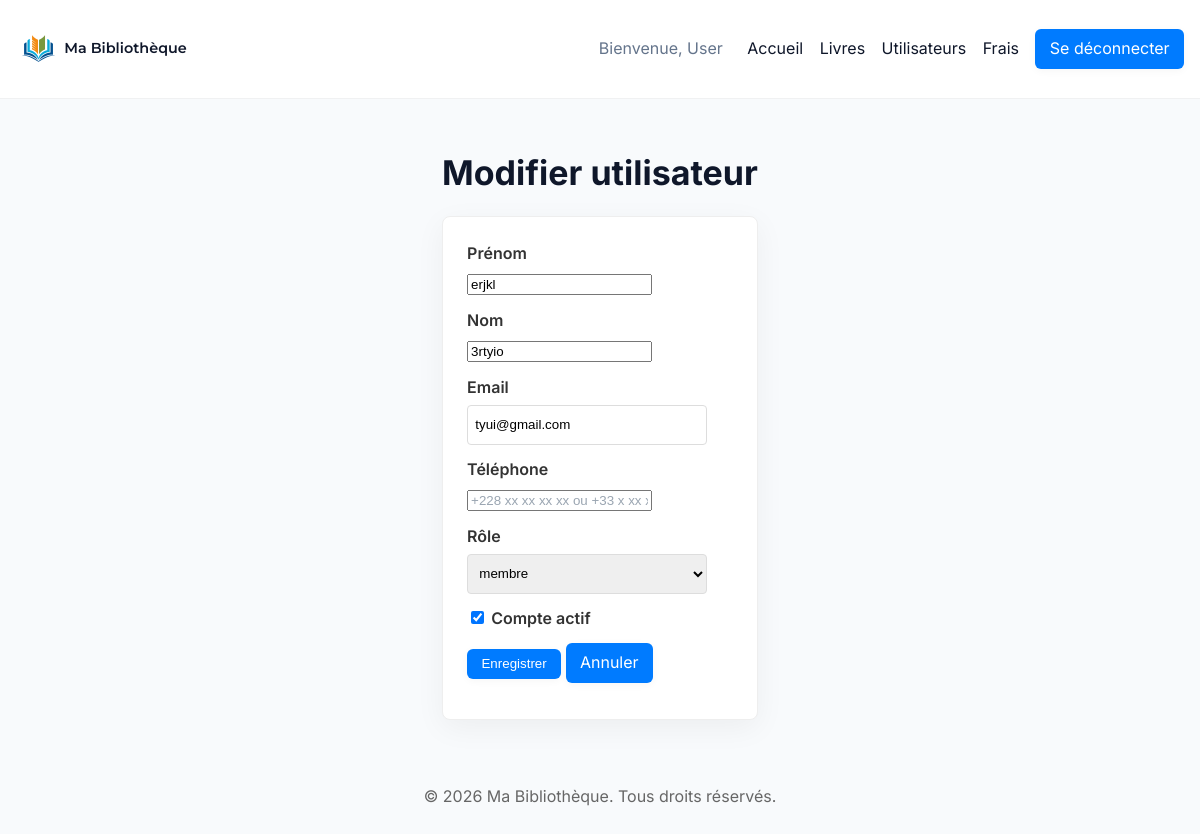
The page /ma_bibliotheque/admin/utilisateurs/modifier.php?id=7 (signed in) on the database its author committed.
### tables this page shows
CREATE TABLE `utilisateurs` (
  `utilisateur_id` int(11) NOT NULL,
  `role_id` int(11) NOT NULL,
  `prenom` varchar(100) NOT NULL,
  `nom` varchar(100) NOT NULL,
  `email` varchar(150) NOT NULL,
  `mot_de_passe_hash` varchar(255) NOT NULL,
  `telephone` varchar(20) DEFAULT NULL,
  `date_adhesion` date DEFAULT curdate(),
  `est_actif` tinyint(1) DEFAULT 1,
  `cree_le` timestamp NOT NULL DEFAULT current_timestamp()
);

CREATE TABLE `roles` (
  `role_id` int(11) NOT NULL,
  `nom_role` varchar(50) NOT NULL,
  `description` text DEFAULT NULL
);

### ma_bibliotheque/includes/auth.php (called while the page is built, shortened)
<?php
function esc($text) {
    return htmlspecialchars($text ?? '', ENT_QUOTES, 'UTF-8');
}

### ma_bibliotheque/admin/utilisateurs/modifier.php (the view, shortened to what this page needs)
<?php
include __DIR__ . '/../../includes/auth.php';
include __DIR__ . '/../../config/db.php';
$id = (int)($_GET['id'] ?? 0);
$stmt = mysqli_prepare($conn, 'SELECT utilisateur_id, prenom, nom, email, role_id, est_actif, telephone FROM utilisateurs WHERE utilisateur_id = ? LIMIT 1');
mysqli_stmt_bind_param($stmt, 'i', $id);
mysqli_stmt_execute($stmt);
$res = mysqli_stmt_get_result($stmt);
$user = mysqli_fetch_assoc($res);
$roles = [];
$stmt = mysqli_prepare($conn, 'SELECT role_id, nom_role FROM roles ORDER BY role_id');
mysqli_stmt_execute($stmt);
$rres = mysqli_stmt_get_result($stmt);
while ($r = mysqli_fetch_assoc($rres)) $roles[] = $r;
include __DIR__ . '/../../includes/header.php';
?>
<h1>Modifier utilisateur</h1>
<form method="post" class="form">
	<div class="form-group">
		<label for="prenom">Prénom</label>
		<input id="prenom" name="prenom" required value="<?php echo esc($_POST['prenom'] ?? $user['prenom']); ?>">
	</div>
	<div class="form-group">
		<label for="nom">Nom</label>
		<input id="nom" name="nom" required value="<?php echo esc($_POST['nom'] ?? $user['nom']); ?>">
	</div>
	<div class="form-group">
		<label for="email">Email</label>
		<input id="email" name="email" type="email" required value="<?php echo esc($_POST['email'] ?? $user['email']); ?>">
	</div>
	<div class="form-group">
		<label for="telephone">Téléphone</label>
		<input id="telephone" name="telephone" type="tel" placeholder="+228 xx xx xx xx ou +33 x xx xx xx xx" value="<?php echo esc($_POST['telephone'] ?? $user['telephone']); ?>">
	</div>
	<div class="form-group">
		<label for="role_id">Rôle</label>
		<select id="role_id" name="role_id">
			<?php foreach ($roles as $role): ?>
				<option value="<?php echo (int)$role['role_id']; ?>" <?php echo ((isset($_POST['role_id']) && (int)$_POST['role_id'] === (int)$role['role_id']) || (!isset($_POST['role_id']) && (int)$user['role_id'] === (int)$role['role_id'])) ? 'selected' : ''; ?>><?php echo esc($role['nom_role']); ?></option>
			<?php endforeach; ?>
		</select>
	</div>
	<div class="form-group">
		<label><input type="checkbox" name="est_actif" <?php echo ((isset($_POST['est_actif']) && $_POST['est_actif']) || (!isset($_POST['est_actif']) && $user['est_actif'])) ? 'checked' : ''; ?>> Compte actif</label>
	</div>
	<div class="form-group">
		<button class="btn" type="submit">Enregistrer</button>
		<a class="btn" href="index.php">Annuler</a>
	</div>
</form>
<?php include __DIR__ . '/../../includes/footer.php'; ?>

### ma_bibliotheque/public/css/style.css (style rules this page uses)
:root { --primary: #0F172A; --accent: #4F46E5; --bg: #F8FAFC; --card: #FFFFFF; --muted: #64748B; --radius: 10px; }
* { box-sizing: border-box; }
body { font-family: 'Inter', Arial, Helvetica, sans-serif; line-height: 1.6; margin: 0; padding: 0; background:var(--bg); color:var(--primary); -webkit-font-smoothing:antialiased; -moz-osx-font-smoothing:grayscale; display:flex; flex-direction:column; min-height:100vh; }
.btn { display:inline-block; padding:0.45rem 0.9rem; border-radius:8px; background:var(--accent); color:#fff !important; text-decoration:none; border:none; cursor:pointer; box-shadow:0 6px 18px rgba(79,70,229,0.08); transition: all 0.3s cubic-bezier(0.4, 0, 0.2, 1); }
.btn { display:inline-block; padding:0.4rem 0.8rem; border-radius:4px; background:#007bff; color:#fff; text-decoration:none; border:none; cursor:pointer; }
.form { background:#fff; padding:1rem; border:1px solid #eee; border-radius:4px; width:100%; max-width:700px; margin:0 auto; }
.form-group { margin-bottom:0.75rem; }
.form-group label { display:block; margin-bottom:0.25rem; }
.form-group input[type="text"], .form-group input[type="email"], .form-group input[list], .form-group select, .form-group input[type="password"] { width:240px; max-width:100%; padding:0.45rem; border:1px solid #ddd; border-radius:4px; height:40px; }
h1 { font-size:34px; margin-bottom:1rem; }
.form { background:#fff; padding:1.5rem; border:1px solid #eee; border-radius:8px; width:100%; max-width:700px; margin:0 auto; box-shadow:0 8px 30px rgba(0,0,0,0.05); animation: fadeInUp 0.8s ease-out; }
.form-group { margin-bottom:0.75rem; animation: fadeInUp 0.8s ease-out; }
.form-group label { font-weight:600; color:#333; }
.form-group input, .form-group select { transition: border-color .15s ease, box-shadow .15s ease; }
.form-group input::placeholder { color:#9aa5b1; }
.btn { border-radius:6px; padding:0.45rem 0.9rem; box-shadow:0 2px 8px rgba(0,0,0,0.04); }

### rows shown on the page
utilisateurs: prenom "erjkl", nom "3rtyio", email "tyui@gmail.com", role_id "membre", est_actif "☑"

### other values the page prints
$_SESSION['prenom'] "User"
